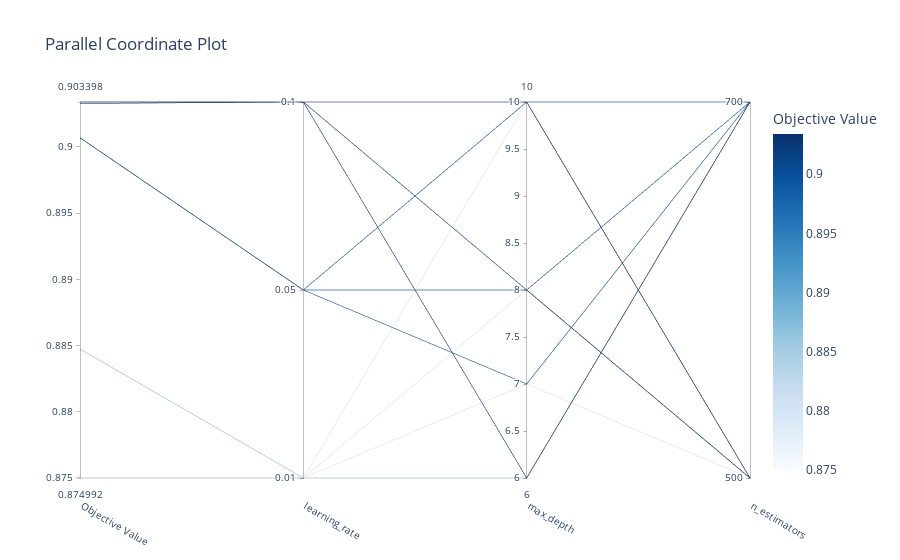

Source (notebook cell):
### Markdown cell above
### Visualization of hyperparameter relationships

### Code cell
optuna.visualization.plot_parallel_coordinate(study, params=[params for params in study.best_params])

### Figure 1 — Plotly figure (JSON) as saved in the notebook; plotly's stock layout.template omitted (floating-point values rounded to 4 significant figures)
{"data": [{"dimensions": [{"label": "Objective Value", "range": [0.875, 0.9034], "values": [0.875, 0.875, 0.875, 0.8847, 0.9007, 0.9007, 0.9007, 0.9034, 0.9034, 0.9033]}, {"label": "learning_rate", "range": [0, 2], "ticktext": ["0.01", "0.05", "0.1"], "tickvals": [0, 1, 2], "values": [0, 0, 0, 0, 1, 1, 1, 2, 2, 2]}, {"label": "max_depth", "range": [6, 10], "values": [7, 8, 10, 6, 10, 8, 7, 8, 10, 6]}, {"label": "n_estimators", "range": [0, 1], "ticktext": ["500", "700"], "tickvals": [0, 1], "values": [0, 0, 0, 1, 1, 1, 1, 0, 0, 1]}], "labelangle": 30, "labelside": "bottom", "line": {"color": [0.875, 0.875, 0.875, 0.8847, 0.9007, 0.9007, 0.9007, 0.9034, 0.9034, 0.9033], "colorbar": {"title": {"text": "Objective Value"}}, "colorscale": [[0, "rgb(247,251,255)"], [0.125, "rgb(222,235,247)"], [0.25, "rgb(198,219,239)"], [0.375, "rgb(158,202,225)"], [0.5, "rgb(107,174,214)"], [0.625, "rgb(66,146,198)"], [0.75, "rgb(33,113,181)"], [0.875, "rgb(8,81,156)"], [1, "rgb(8,48,107)"]], "reversescale": false, "showscale": true}, "type": "parcoords"}], "layout": {"title": {"text": "Parallel Coordinate Plot"}}}
